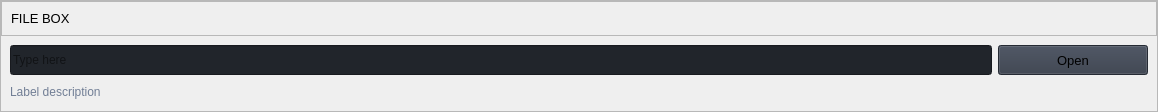
                      <widget class="QFrame" name="row_4">
                       <property name="geometry">
                        <rect>
                         <x>0</x>
                         <y>0</y>
                         <width>1158</width>
                         <height>112</height>
                        </rect>
                       </property>
                       <property name="frameShape">
                        <enum>QFrame::StyledPanel</enum>
                       </property>
                       <property name="frameShadow">
                        <enum>QFrame::Raised</enum>
                       </property>
                       <layout class="QVBoxLayout" name="verticalLayout_21">
                        <property name="spacing">
                         <number>0</number>
                        </property>
                        <property name="leftMargin">
                         <number>0</number>
                        </property>
                        <property name="topMargin">
                         <number>0</number>
                        </property>
                        <property name="rightMargin">
                         <number>0</number>
                        </property>
                        <property name="bottomMargin">
                         <number>0</number>
                        </property>
                        <item>
                         <widget class="QFrame" name="frame_div_content_2">
                          <property name="minimumSize">
                           <size>
                            <width>0</width>
                            <height>110</height>
                           </size>
                          </property>
                          <property name="maximumSize">
                           <size>
                            <width>16777215</width>
                            <height>110</height>
                           </size>
                          </property>
                          <property name="frameShape">
                           <enum>QFrame::NoFrame</enum>
                          </property>
                          <property name="frameShadow">
                           <enum>QFrame::Raised</enum>
                          </property>
                          <layout class="QVBoxLayout" name="verticalLayout_22">
                           <property name="spacing">
                            <number>0</number>
                           </property>
                           <property name="leftMargin">
                            <number>0</number>
                           </property>
                           <property name="topMargin">
                            <number>0</number>
                           </property>
                           <property name="rightMargin">
                            <number>0</number>
                           </property>
                           <property name="bottomMargin">
                            <number>0</number>
                           </property>
                           <item>
                            <widget class="QFrame" name="frame_title_wid_2">
                             <property name="maximumSize">
                              <size>
                               <width>16777215</width>
                               <height>35</height>
                              </size>
                             </property>
                             <property name="frameShape">
                              <enum>QFrame::StyledPanel</enum>
                             </property>
                             <property name="frameShadow">
                              <enum>QFrame::Raised</enum>
                             </property>
                             <layout class="QVBoxLayout" name="verticalLayout_23">
                              <item>
                               <widget class="QLabel" name="labelBoxBlenderInstalation_2">
                                <property name="font">
                                 <font>
                                  <family>Segoe UI</family>
                                  <pointsize>10</pointsize>
                                  <weight>50</weight>
                                  <italic>false</italic>
                                  <bold>false</bold>
                                 </font>
                                </property>
                                <property name="styleSheet">
                                 <string notr="true"/>
                                </property>
                                <property name="text">
                                 <string>FILE BOX</string>
                                </property>
                               </widget>
                              </item>
                             </layout>
                            </widget>
                           </item>
                           <item>
                            <widget class="QFrame" name="frame_content_wid_2">
                             <property name="frameShape">
                              <enum>QFrame::NoFrame</enum>
                             </property>
                             <property name="frameShadow">
                              <enum>QFrame::Raised</enum>
                             </property>
                             <layout class="QHBoxLayout" name="horizontalLayout_10">
                              <item>
                               <layout class="QGridLayout" name="gridLayout_3">
                                <property name="bottomMargin">
                                 <number>0</number>
                                </property>
                                <item row="0" column="0">
                                 <widget class="QLineEdit" name="lineEdit_2">
                                  <property name="minimumSize">
                                   <size>
                                    <width>0</width>
                                    <height>30</height>
                                   </size>
                                  </property>
                                  <property name="styleSheet">
                                   <string notr="true">background-color: rgb(33, 37, 43);</string>
                                  </property>
                                  <property name="text">
                                   <string/>
                                  </property>
                                  <property name="placeholderText">
                                   <string>Type here</string>
                                  </property>
                                 </widget>
                                </item>
                                <item row="0" column="1">
                                 <widget class="QPushButton" name="pushButton_2">
                                  <property name="minimumSize">
                                   <size>
                                    <width>150</width>
                                    <height>30</height>
                                   </size>
                                  </property>
                                  <property name="font">
                                   <font>
                                    <family>Segoe UI</family>
                                    <pointsize>10</pointsize>
                                    <weight>50</weight>
                                    <italic>false</italic>
                                    <bold>false</bold>
                                   </font>
                                  </property>
                                  <property name="cursor">
                                   <cursorShape>PointingHandCursor</cursorShape>
                                  </property>
                                  <property name="styleSheet">
                                   <string notr="true">background-color: rgb(52, 59, 72);</string>
                                  </property>
                                  <property name="text">
                                   <string>Open</string>
                                  </property>
                                  <property name="icon">
                                   <iconset resource="../resources.qrc">
                                    <normaloff>:/icons/images/icons/cil-folder-open.png</normaloff>:/icons/images/icons/cil-folder-open.png</iconset>
                                  </property>
                                 </widget>
                                </item>
                                <item row="1" column="0" colspan="2">
                                 <widget class="QLabel" name="labelVersion_4">
                                  <property name="styleSheet">
                                   <string notr="true">color: rgb(113, 126, 149);</string>
                                  </property>
                                  <property name="lineWidth">
                                   <number>1</number>
                                  </property>
                                  <property name="text">
                                   <string>Label description</string>
                                  </property>
                                  <property name="alignment">
                                   <set>Qt::AlignLeading|Qt::AlignLeft|Qt::AlignVCenter</set>
                                  </property>
                                 </widget>
                                </item>
                               </layout>
                              </item>
                             </layout>
                            </widget>
                           </item>
                          </layout>
                         </widget>
                        </item>
                       </layout>
                      </widget>
